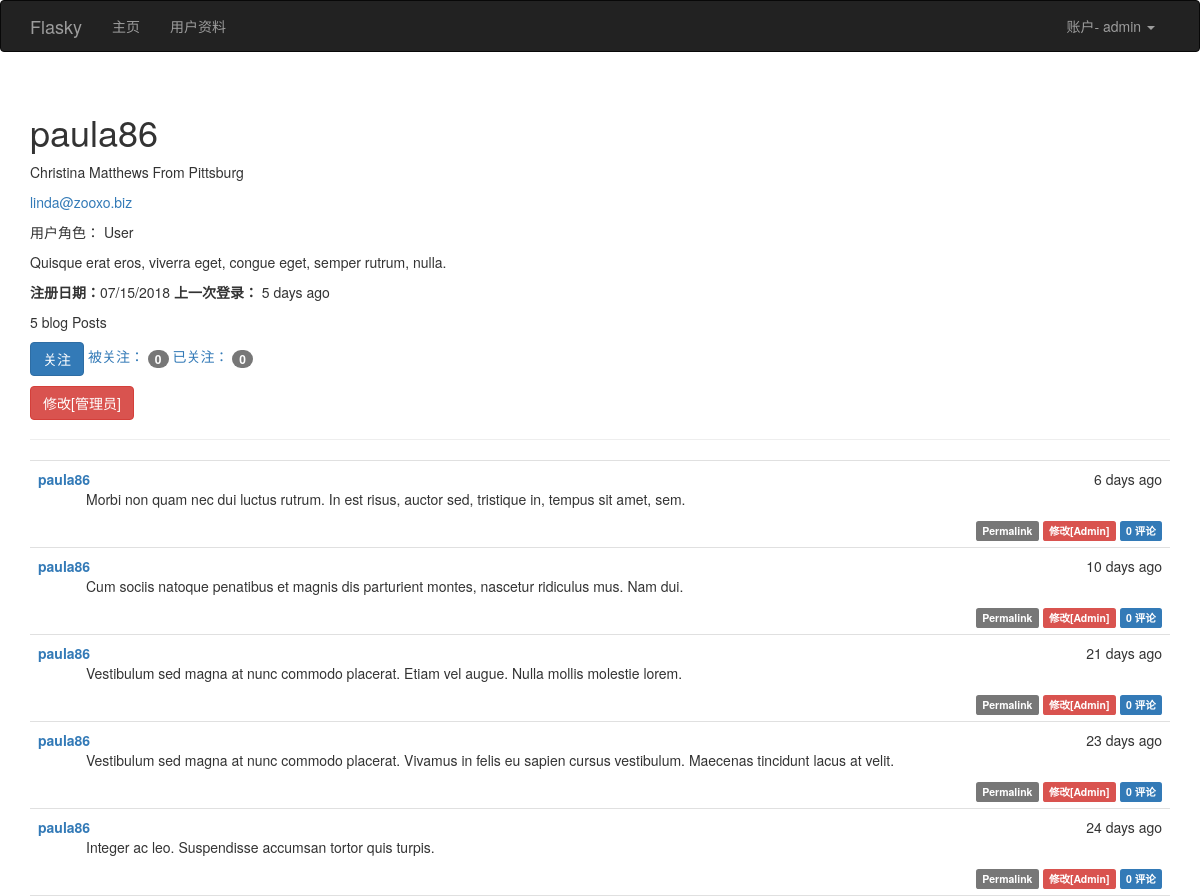
Screenshot of /user/paula86 (signed in) with the database file from the repository.
### app/models.py (models this page shows, shortened)
class User(UserMixin, db.Model):
    __tablename__ = 'users'
    id = db.Column(db.Integer, primary_key=True)
    username = db.Column(db.String(64), unique=True, index=True)
    email = db.Column(db.String(64), unique=True,index=True)
    role_id = db.Column(db.Integer, db.ForeignKey('roles.id'))
    password_hash = db.Column(db.String(128))
    confirmed = db.Column(db.Boolean, default= False)
    name = db.Column(db.String(64))
    location = db.Column(db.String(128))
    about_me = db.Column(db.Text())
    member_since = db.Column(db.DateTime(), default=datetime.utcnow)
    last_seen = db.Column(db.DateTime(), default=datetime.utcnow)
    posts = db.relationship('Post', backref='author', lazy='dynamic')
    followed = db.relationship('Follow', foreign_keys=[Follow.follower_id], backref=db.backref('follower', lazy='joined')
                               , lazy='dynamic', cascade='all,delete-orphan')
    followers = db.relationship('Follow', foreign_keys=[Follow.followed_id], backref=db.backref('followed',lazy='joined')
                                , lazy='dynamic',cascade='all,delete-orphan')
    comments = db.relationship('Comment', backref='author',lazy='dynamic')
    @property
    def password(self):
        raise AttributeError('password is not a readable attribute')
    def can(self, permission):
        return self.role is not None and self.role.permissions & permission == permission
    def is_administrator(self):
        return self.can(Permission.ADMINISTER)
    def ping(self):
        self.last_seen = datetime.utcnow()
        db.session.add(self)
    def is_following(self, user):
        if user.id is None:
            return False
        return self.followed.filter_by(followed_id=user.id).first() is not None

class Role(db.Model):
    __tablename__='roles'
    id = db.Column(db.Integer, primary_key=True)
    name = db.Column(db.String(64), unique=True)
    default = db.Column(db.Boolean, default=False, index=True)
    permissions = db.Column(db.Integer)
    users = db.relationship('User', backref='role', lazy='dynamic')

class Post(db.Model):
    __tablename__ = 'posts'
    id = db.Column(db.Integer, primary_key=True)
    body = db.Column(db.Text)
    timestamp = db.Column(db.DateTime, index=True, default=datetime.utcnow)
    author_id = db.Column(db.Integer, db.ForeignKey('users.id'))
    body_html = db.Column(db.Text)
    comments = db.relationship('Comment', backref='post', lazy='dynamic')

### app/main/views.py (the view)
@main.route('/user/<username>')
def user(username):
    user = User.query.filter_by(username= username).first()
    if user is None:
        abort(404)
    posts = user.posts.order_by(Post.timestamp.desc()).all()
    return render_template('user.html', user=user, posts=posts)

### app/auth/views.py (called while the page is built)
@auth.before_app_request
def before_request():
    if current_user.is_authenticated:
        current_user.ping()
        if not current_user.confirmed and request.endpoint[:5] != 'auth.':
            return redirect(url_for('auth.unconfirmed'))

### app/main/__init__.py (called while the page is built)
@main.app_context_processor
def inject_permissions():
    return dict(Permission=Permission)

### app/models.py (called while the page is built)
@login_manager.user_loader
def load_user(user_id):
    return User.query.get(int(user_id))

### app/templates/user.html (shortened to what this page needs)
{%  extends "base.html" %}
{%  import "bootstrap/wtf.html" as wtf %}
{% block page_content %}
    <div class="page-header">
        <h1>  {{ user.username }} </h1>
        <p>
        {% if user.name %} {{ user.name }}  {% endif %}
         {% if user.location %}
           From  {{ user.location }}
        {% endif %}
        </p>
        {%  if current_user.is_administrator() %}
           <p> <a href="mailto: {{ user.email }} ">{{ user.email }}</a></p>
            <p> 用户角色：  {{ user.role.name }}</p>
        {% endif %}
      {% if user.about_me %}  <p>{{ user.about_me }} </p> {% endif %}
     <p>
         <b>注册日期：</b>{{ moment(user.member_since).format('L') }}
         <b>上一次登录：</b> {{ moment(user.last_seen).fromNow(refresh=True) }}
     </p>
     <p> {{ user.posts.count() }} blog Posts</p>
    <p>
        {% if current_user.can(Permission.FOLLOW) and current_user!=user %}
            {% if not current_user.is_following(user) %}
                <a href="{{ url_for('.follow',username=user.username) }}" class="btn btn-primary">关注</a>
             {% else %}
                <a href="{{ url_for('.unfollow',username=user.username) }}" class="btn btn-primary">取消关注</a>
            {% endif %}
        {% endif %}
        <a href="{{ url_for('.followers', username=user.username) }}">被关注：
            <span class="badge">{{  user.followers.count() }}</span> </a>
         <a href="{{ url_for('.followed_by', username=user.username) }}">已关注：
            <span class="badge">{{  user.followed.count() }}</span> </a>
    </p>
    <p>
     {%  if current_user.is_administrator() %}
           <a class="btn btn-danger" href="{{ url_for('.edit_profile_admin', id=user.id) }}">
修改[管理员]
</a>
    {% endif %}
    </p>
    </div>
      {%  include '_posts.html' %}
{% endblock %}

### app/templates/base.html (shortened to what this page needs)
{% extends "bootstrap/base.html" %}
{% block head %}
{{ super() }}
<link rel="stylesheet" type="text/css" href="{{ url_for('static', filename='style.css') }}">
{% endblock %}
{% block navbar %}
<div class="navbar navbar-inverse" role="navigation">
    <div class="container">
        <div class="navbar-header">
            <a class="navbar-brand" href="{{ url_for('main.index') }}">Flasky</a>
        </div>
        <div class="navbar-collapse collapse">
            <ul class="nav navbar-nav">
                <li><a href="{{ url_for('main.index') }}">主页</a></li>
                {%  if current_user.is_authenticated %}
                    <li><a href="{{  url_for('main.user', username=current_user.username) }}">用户资料</a></li>
                {%  endif %}
            </ul>
            <ul class="nav navbar-nav navbar-right">
                {% if current_user.is_authenticated %}
                <li class="dropdown">
                <a href="#" class="dropdown-toggle" data-toggle="dropdown">账户- {{ current_user.username }} <b class="caret"></b></a>
                </li>
                {% else %}
                <li><a href="{{ url_for('auth.login') }}">登录</a></li>
                {% endif %}
            </ul>
        </div>
    </div>
</div>
{% endblock %}
{% block content %}
<div class="container">
    {% block page_content %}{% endblock %}
</div>
{% endblock %}

### app/templates/_posts.html
  <ul class="posts">
        {% for post in posts %}
            <li class="post">
                <div class="post-date">
                    {{ moment(post.timestamp).fromNow() }}
                </div>
                <div class="post-author">
                    <a href="{{ url_for('.user', username=post.author.username) }}">{{ post.author.username }}</a>
                </div>
                <div class="post-content">
                    {% if post.body_html %}
                        {{  post.body_html | safe }}
                    {% else %}
                        {{ post.body }}
                    {% endif %}
                    <div class="post-footer">
                        <a href="{{ url_for('.post', id=post.id) }}">
                            <span class="label label-default">Permalink</span>
                        </a>
                        {% if current_user==post.author %}
                            <a href="{{ url_for('.edit_post',id=post.id) }}">
                             <span class="label label-primary">修改</span>
                            </a>
                         {% elif current_user.is_administrator() %}
                            <a href="{{ url_for('.edit_post',id=post.id) }}">
                             <span class="label label-danger">修改[Admin]</span>
                            </a>
                        {% endif %}
                          <a href="{{ url_for('.post', id=post.id) }}#comments">
                            <span class="label label-primary">{{ post.comments.count() }} 评论</span>
                        </a>
                    </div>
                </div>
            </li>
        {% endfor %}
    </ul>

### app/static/style.css (style rules this page uses)
ul.posts { list-style-type: none; padding: 0px; margin: 16px 0px 0px 0px; border-top: 1px solid #e0e0e0; }
ul.posts li.post { padding: 8px; border-bottom: 1px solid #e0e0e0; }
div.post-date { float: right; }
div.post-author { font-weight: bold; }
div.post-content { margin-left: 48px; min-height: 48px; }
div.post-footer { text-align: right; }

### rows the page displays
User: username "admin"
User: username "paula86", name "Christina Matthews", location "Pittsburg", email "linda@zooxo.biz", about_me "Quisque erat eros, viverra eget, congue eget, semper rutrum, nulla.", member_since "07/15/2018", last_seen "5 days ago"
Role: role.name "User"
Post: timestamp "6 days ago", author.username "paula86", body_html "Morbi non quam nec dui luctus rutrum. In est risus, auctor sed, tristique in, tempus sit amet, sem.", comments.count "0"
Post: timestamp "10 days ago", author.username "paula86", body_html "Cum sociis natoque penatibus et magnis dis parturient montes, nascetur ridiculus mus. Nam dui.", comments.count "0"
Post: timestamp "21 days ago", author.username "paula86", body_html "Vestibulum sed magna at nunc commodo placerat. Etiam vel augue. Nulla mollis molestie lorem.", comments.count "0"
Post: timestamp "23 days ago", author.username "paula86", body_html "Vestibulum sed magna at nunc commodo placerat. Vivamus in felis eu sapien cursus vestibulum. Maecenas tincidunt lacus at velit.", comments.count "0"
Post: timestamp "24 days ago", author.username "paula86", body_html "Integer ac leo. Suspendisse accumsan tortor quis turpis.", comments.count "0"

### other values shown
{{ user.posts.count() }} "5"
{{ user.followers.count() }} "0"
{{ user.followed.count() }} "0"
